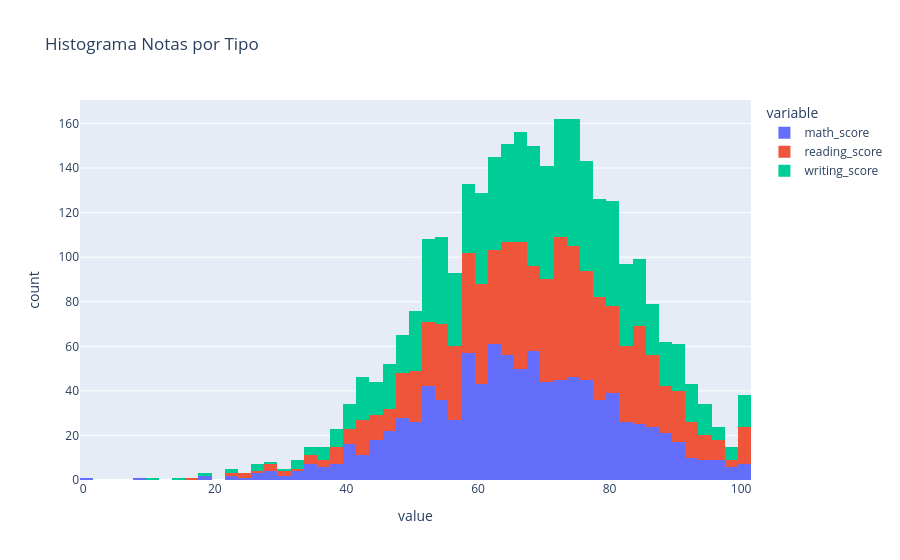

Notebook code for this chart:
### Markdown cell above
> Utilice la función creada en el punto 1.1 para verificar sus resultados. Adapte los nombres de las columnas con snake_case si es necesario.

### Code cell
analyze_df(df_cleaned)

### Figure 1 — Plotly figure (JSON) as saved in the notebook; plotly's stock layout.template omitted (floating-point values rounded to 4 significant figures; data arrays with more than 128 entries replaced by an {"elided": "..."} marker saying what was removed)
{"data": [{"bingroup": "x", "hovertemplate": "variable=math_score<br>value=%{x}<br>count=%{y}<extra></extra>", "legendgroup": "math_score", "marker": {"color": "#636efa", "pattern": {"shape": ""}}, "name": "math_score", "orientation": "v", "showlegend": true, "type": "histogram", "x": {"elided": "1000 int values"}, "xaxis": "x", "yaxis": "y"}, {"bingroup": "x", "hovertemplate": "variable=reading_score<br>value=%{x}<br>count=%{y}<extra></extra>", "legendgroup": "reading_score", "marker": {"color": "#EF553B", "pattern": {"shape": ""}}, "name": "reading_score", "orientation": "v", "showlegend": true, "type": "histogram", "x": {"elided": "1000 int values"}, "xaxis": "x", "yaxis": "y"}, {"bingroup": "x", "hovertemplate": "variable=writing_score<br>value=%{x}<br>count=%{y}<extra></extra>", "legendgroup": "writing_score", "marker": {"color": "#00cc96", "pattern": {"shape": ""}}, "name": "writing_score", "orientation": "v", "showlegend": true, "type": "histogram", "x": {"elided": "1000 int values"}, "xaxis": "x", "yaxis": "y"}], "layout": {"barmode": "relative", "legend": {"title": {"text": "variable"}, "tracegroupgap": 0}, "title": {"text": "Histograma Notas por Tipo"}, "xaxis": {"anchor": "y", "domain": [0, 1], "title": {"text": "value"}}, "yaxis": {"anchor": "x", "domain": [0, 1], "title": {"text": "count"}}}}
